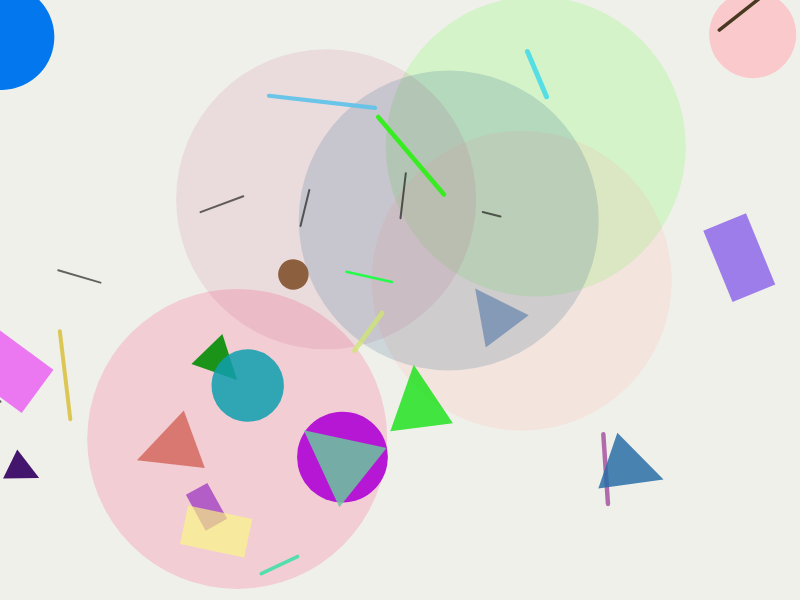
Frame 1 (no input)
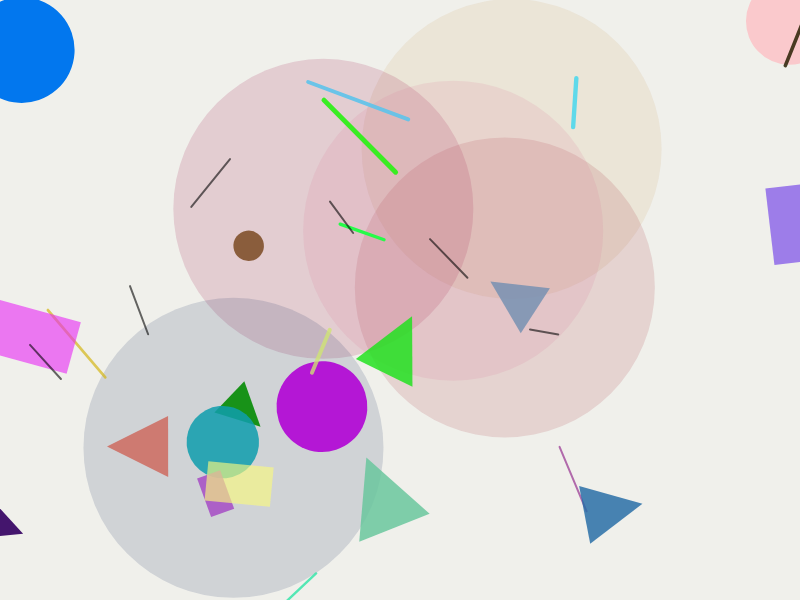
Frame 60 (no input)
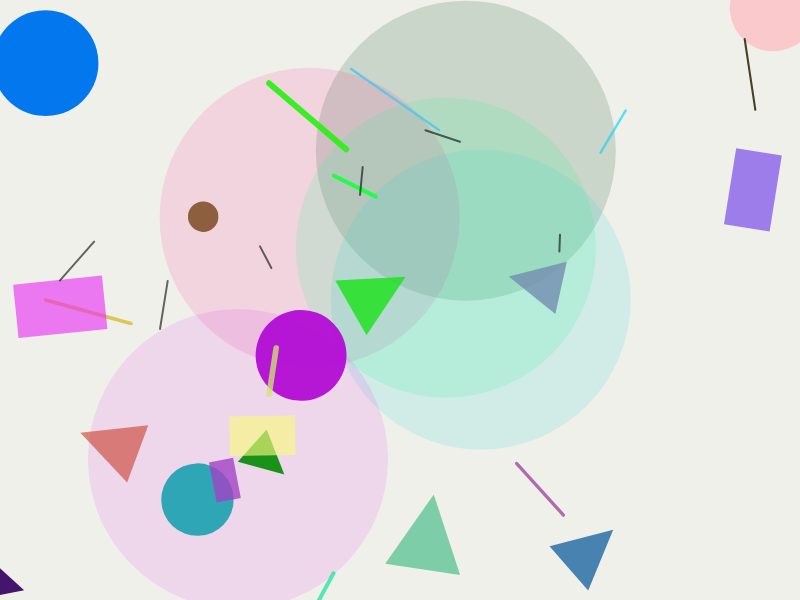
Frame 120 (the mouse pressed at the canvas centre since frame 60)

The p5.js sketch that drew these frames (run headless with seeded random() and noise() and a simulated clock; from frame 60 on, the mouse is pressed at the canvas centre):

// p5.js sketch
// ── sketch.js
// Kandinsky-inspired animated abstract painting
// p5.js sketch

let shapes = [];

function setup() {
  createCanvas(800, 600);
  noStroke();
  // Create a set of animated abstract shapes
  for (let i = 0; i < 25; i++) {
    shapes.push({
      type: random(["circle", "rect", "triangle", "line"]),
      x: random(width),
      y: random(height),
      size: random(30, 120),
      col: color(random(255), random(255), random(255), random(150, 255)),
      dx: random(-1, 1),
      dy: random(-1, 1),
      rot: random(TWO_PI),
      drot: random(-0.01, 0.01)
    });
  }
}

function draw() {
  background(240, 240, 235);

  // Large background circles/arcs for depth
  for (let i = 0; i < 5; i++) {
    fill(random(255), random(255), random(255), 40);
    noStroke();
    ellipse(
      width * noise(frameCount * 0.001 + i),
      height * noise(frameCount * 0.001 + i + 100),
      300,
      300
    );
  }

  // Draw and animate shapes
  for (let s of shapes) {
    push();
    translate(s.x, s.y);
    rotate(s.rot);
    fill(s.col);

    if (s.type === "circle") {
      ellipse(0, 0, s.size);
    } else if (s.type === "rect") {
      rectMode(CENTER);
      rect(0, 0, s.size, s.size * 0.6);
    } else if (s.type === "triangle") {
      triangle(
        -s.size / 2,
        s.size / 2,
        s.size / 2,
        s.size / 2,
        0,
        -s.size / 2
      );
    } else if (s.type === "line") {
      stroke(s.col);
      strokeWeight(random(2, 6));
      line(-s.size / 2, 0, s.size / 2, 0);
      noStroke();
    }

    pop();

    // Animate movement
    s.x += s.dx;
    s.y += s.dy;
    s.rot += s.drot;

    // Bounce off edges
    if (s.x < 0 || s.x > width) s.dx *= -1;
    if (s.y < 0 || s.y > height) s.dy *= -1;
  }

  // Extra moving black lines for Kandinsky flair
  stroke(0, 150);
  strokeWeight(2);
  for (let i = 0; i < 6; i++) {
    let x1 = (frameCount * 0.5 + i * 100) % width;
    let y1 = noise(i * 0.3, frameCount * 0.01) * height;
    let x2 = x1 + random(-50, 50);
    let y2 = y1 + random(-50, 50);
    line(x1, y1, x2, y2);
  }
}
